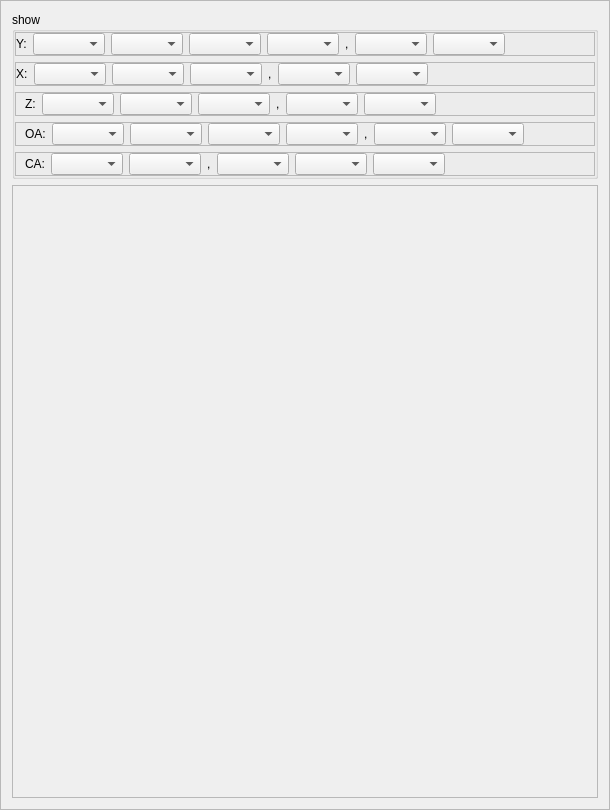
        <widget class="QFrame" name="frame_22">
         <property name="sizePolicy">
          <sizepolicy hsizetype="Preferred" vsizetype="Preferred">
           <horstretch>0</horstretch>
           <verstretch>0</verstretch>
          </sizepolicy>
         </property>
         <property name="minimumSize">
          <size>
           <width>610</width>
           <height>810</height>
          </size>
         </property>
         <property name="maximumSize">
          <size>
           <width>16777215</width>
           <height>16777215</height>
          </size>
         </property>
         <property name="frameShape">
          <enum>QFrame::StyledPanel</enum>
         </property>
         <property name="frameShadow">
          <enum>QFrame::Raised</enum>
         </property>
         <layout class="QVBoxLayout" name="verticalLayout_5">
          <item>
           <widget class="QGroupBox" name="groupBox_4">
            <property name="title">
             <string>show</string>
            </property>
            <layout class="QVBoxLayout" name="verticalLayout_10">
             <property name="leftMargin">
              <number>0</number>
             </property>
             <property name="topMargin">
              <number>0</number>
             </property>
             <property name="rightMargin">
              <number>0</number>
             </property>
             <property name="bottomMargin">
              <number>0</number>
             </property>
             <item>
              <widget class="QFrame" name="frame_39">
               <property name="frameShape">
                <enum>QFrame::StyledPanel</enum>
               </property>
               <property name="frameShadow">
                <enum>QFrame::Raised</enum>
               </property>
               <layout class="QHBoxLayout" name="horizontalLayout_12">
                <property name="leftMargin">
                 <number>0</number>
                </property>
                <property name="topMargin">
                 <number>0</number>
                </property>
                <property name="rightMargin">
                 <number>0</number>
                </property>
                <property name="bottomMargin">
                 <number>0</number>
                </property>
                <item>
                 <widget class="QLabel" name="label_10">
                  <property name="text">
                   <string>Y:</string>
                  </property>
                 </widget>
                </item>
                <item>
                 <widget class="QComboBox" name="comboBox_7"/>
                </item>
                <item>
                 <widget class="QComboBox" name="comboBox_8"/>
                </item>
                <item>
                 <widget class="QComboBox" name="comboBox_9"/>
                </item>
                <item>
                 <widget class="QComboBox" name="comboBox_38"/>
                </item>
                <item alignment="Qt::AlignLeft">
                 <widget class="QLabel" name="label_24">
                  <property name="text">
                   <string>,</string>
                  </property>
                 </widget>
                </item>
                <item alignment="Qt::AlignLeft">
                 <widget class="QComboBox" name="comboBox_39">
                  <property name="sizePolicy">
                   <sizepolicy hsizetype="Expanding" vsizetype="Fixed">
                    <horstretch>0</horstretch>
                    <verstretch>0</verstretch>
                   </sizepolicy>
                  </property>
                 </widget>
                </item>
                <item>
                 <widget class="QComboBox" name="comboBox_40"/>
                </item>
                <item>
                 <spacer name="horizontalSpacer">
                  <property name="orientation">
                   <enum>Qt::Horizontal</enum>
                  </property>
                  <property name="sizeHint" stdset="0">
                   <size>
                    <width>40</width>
                    <height>20</height>
                   </size>
                  </property>
                 </spacer>
                </item>
                <item>
                 <spacer name="horizontalSpacer_8">
                  <property name="orientation">
                   <enum>Qt::Horizontal</enum>
                  </property>
                  <property name="sizeHint" stdset="0">
                   <size>
                    <width>40</width>
                    <height>20</height>
                   </size>
                  </property>
                 </spacer>
                </item>
               </layout>
              </widget>
             </item>
             <item>
              <widget class="QFrame" name="frame_37">
               <property name="frameShape">
                <enum>QFrame::StyledPanel</enum>
               </property>
               <property name="frameShadow">
                <enum>QFrame::Raised</enum>
               </property>
               <layout class="QHBoxLayout" name="horizontalLayout_23">
                <property name="leftMargin">
                 <number>0</number>
                </property>
                <property name="topMargin">
                 <number>0</number>
                </property>
                <property name="rightMargin">
                 <number>0</number>
                </property>
                <property name="bottomMargin">
                 <number>0</number>
                </property>
                <item alignment="Qt::AlignLeft">
                 <widget class="QLabel" name="label_20">
                  <property name="text">
                   <string>X:</string>
                  </property>
                 </widget>
                </item>
                <item>
                 <widget class="QComboBox" name="comboBox_41"/>
                </item>
                <item>
                 <widget class="QComboBox" name="comboBox_42"/>
                </item>
                <item>
                 <widget class="QComboBox" name="comboBox_43"/>
                </item>
                <item alignment="Qt::AlignLeft">
                 <widget class="QLabel" name="label_28">
                  <property name="text">
                   <string>,</string>
                  </property>
                 </widget>
                </item>
                <item>
                 <widget class="QComboBox" name="comboBox_44"/>
                </item>
                <item>
                 <widget class="QComboBox" name="comboBox_45"/>
                </item>
                <item>
                 <spacer name="horizontalSpacer_3">
                  <property name="orientation">
                   <enum>Qt::Horizontal</enum>
                  </property>
                  <property name="sizeHint" stdset="0">
                   <size>
                    <width>40</width>
                    <height>20</height>
                   </size>
                  </property>
                 </spacer>
                </item>
                <item>
                 <spacer name="horizontalSpacer_10">
                  <property name="orientation">
                   <enum>Qt::Horizontal</enum>
                  </property>
                  <property name="sizeHint" stdset="0">
                   <size>
                    <width>40</width>
                    <height>20</height>
                   </size>
                  </property>
                 </spacer>
                </item>
               </layout>
              </widget>
             </item>
             <item>
              <widget class="QFrame" name="frame_36">
               <property name="frameShape">
                <enum>QFrame::StyledPanel</enum>
               </property>
               <property name="frameShadow">
                <enum>QFrame::Raised</enum>
               </property>
               <layout class="QHBoxLayout" name="horizontalLayout_24">
                <property name="topMargin">
                 <number>0</number>
                </property>
                <property name="rightMargin">
                 <number>0</number>
                </property>
                <property name="bottomMargin">
                 <number>0</number>
                </property>
                <item alignment="Qt::AlignLeft">
                 <widget class="QLabel" name="label_21">
                  <property name="text">
                   <string>Z:</string>
                  </property>
                 </widget>
                </item>
                <item>
                 <widget class="QComboBox" name="comboBox_51"/>
                </item>
                <item>
                 <widget class="QComboBox" name="comboBox_47"/>
                </item>
                <item>
                 <widget class="QComboBox" name="comboBox_48"/>
                </item>
                <item alignment="Qt::AlignLeft">
                 <widget class="QLabel" name="label_25">
                  <property name="text">
                   <string>,</string>
                  </property>
                 </widget>
                </item>
                <item>
                 <widget class="QComboBox" name="comboBox_49"/>
                </item>
                <item>
                 <widget class="QComboBox" name="comboBox_50"/>
                </item>
                <item>
                 <spacer name="horizontalSpacer_5">
                  <property name="orientation">
                   <enum>Qt::Horizontal</enum>
                  </property>
                  <property name="sizeHint" stdset="0">
                   <size>
                    <width>40</width>
                    <height>20</height>
                   </size>
                  </property>
                 </spacer>
                </item>
                <item>
                 <spacer name="horizontalSpacer_9">
                  <property name="orientation">
                   <enum>Qt::Horizontal</enum>
                  </property>
                  <property name="sizeHint" stdset="0">
                   <size>
                    <width>40</width>
                    <height>20</height>
                   </size>
                  </property>
                 </spacer>
                </item>
               </layout>
              </widget>
             </item>
             <item>
              <widget class="QFrame" name="frame_35">
               <property name="frameShape">
                <enum>QFrame::StyledPanel</enum>
               </property>
               <property name="frameShadow">
                <enum>QFrame::Raised</enum>
               </property>
               <layout class="QHBoxLayout" name="horizontalLayout_25">
                <property name="topMargin">
                 <number>0</number>
                </property>
                <property name="rightMargin">
                 <number>0</number>
                </property>
                <property name="bottomMargin">
                 <number>0</number>
                </property>
                <item alignment="Qt::AlignLeft">
                 <widget class="QLabel" name="label_22">
                  <property name="text">
                   <string>OA:</string>
                  </property>
                 </widget>
                </item>
                <item>
                 <widget class="QComboBox" name="comboBox_52"/>
                </item>
                <item>
                 <widget class="QComboBox" name="comboBox_56"/>
                </item>
                <item>
                 <widget class="QComboBox" name="comboBox_46"/>
                </item>
                <item>
                 <widget class="QComboBox" name="comboBox_53"/>
                </item>
                <item alignment="Qt::AlignLeft">
                 <widget class="QLabel" name="label_26">
                  <property name="text">
                   <string>,</string>
                  </property>
                 </widget>
                </item>
                <item>
                 <widget class="QComboBox" name="comboBox_54"/>
                </item>
                <item>
                 <widget class="QComboBox" name="comboBox_55"/>
                </item>
                <item>
                 <spacer name="horizontalSpacer_11">
                  <property name="orientation">
                   <enum>Qt::Horizontal</enum>
                  </property>
                  <property name="sizeHint" stdset="0">
                   <size>
                    <width>40</width>
                    <height>20</height>
                   </size>
                  </property>
                 </spacer>
                </item>
               </layout>
              </widget>
             </item>
             <item>
              <widget class="QFrame" name="frame_38">
               <property name="frameShape">
                <enum>QFrame::StyledPanel</enum>
               </property>
               <property name="frameShadow">
                <enum>QFrame::Raised</enum>
               </property>
               <layout class="QHBoxLayout" name="horizontalLayout_26">
                <property name="topMargin">
                 <number>0</number>
                </property>
                <property name="rightMargin">
                 <number>0</number>
                </property>
                <property name="bottomMargin">
                 <number>0</number>
                </property>
                <item>
                 <widget class="QLabel" name="label_23">
                  <property name="text">
                   <string>CA:</string>
                  </property>
                 </widget>
                </item>
                <item>
                 <widget class="QComboBox" name="comboBox_57"/>
                </item>
                <item>
                 <widget class="QComboBox" name="comboBox_58"/>
                </item>
                <item>
                 <widget class="QLabel" name="label_27">
                  <property name="text">
                   <string>,</string>
                  </property>
                 </widget>
                </item>
                <item>
                 <widget class="QComboBox" name="comboBox_59"/>
                </item>
                <item>
                 <widget class="QComboBox" name="comboBox_60"/>
                </item>
                <item>
                 <widget class="QComboBox" name="comboBox_61"/>
                </item>
                <item>
                 <spacer name="horizontalSpacer_12">
                  <property name="orientation">
                   <enum>Qt::Horizontal</enum>
                  </property>
                  <property name="sizeHint" stdset="0">
                   <size>
                    <width>40</width>
                    <height>20</height>
                   </size>
                  </property>
                 </spacer>
                </item>
               </layout>
              </widget>
             </item>
            </layout>
           </widget>
          </item>
          <item>
           <widget class="QFrame" name="frame_25">
            <property name="sizePolicy">
             <sizepolicy hsizetype="Preferred" vsizetype="Expanding">
              <horstretch>0</horstretch>
              <verstretch>0</verstretch>
             </sizepolicy>
            </property>
            <property name="frameShape">
             <enum>QFrame::StyledPanel</enum>
            </property>
            <property name="frameShadow">
             <enum>QFrame::Raised</enum>
            </property>
            <layout class="QGridLayout" name="gridLayout_2">
             <property name="leftMargin">
              <number>0</number>
             </property>
             <property name="topMargin">
              <number>0</number>
             </property>
             <property name="rightMargin">
              <number>0</number>
             </property>
             <property name="bottomMargin">
              <number>0</number>
             </property>
             <item row="0" column="0">
              <layout class="QGridLayout" name="gridLayout"/>
             </item>
            </layout>
           </widget>
          </item>
         </layout>
        </widget>
